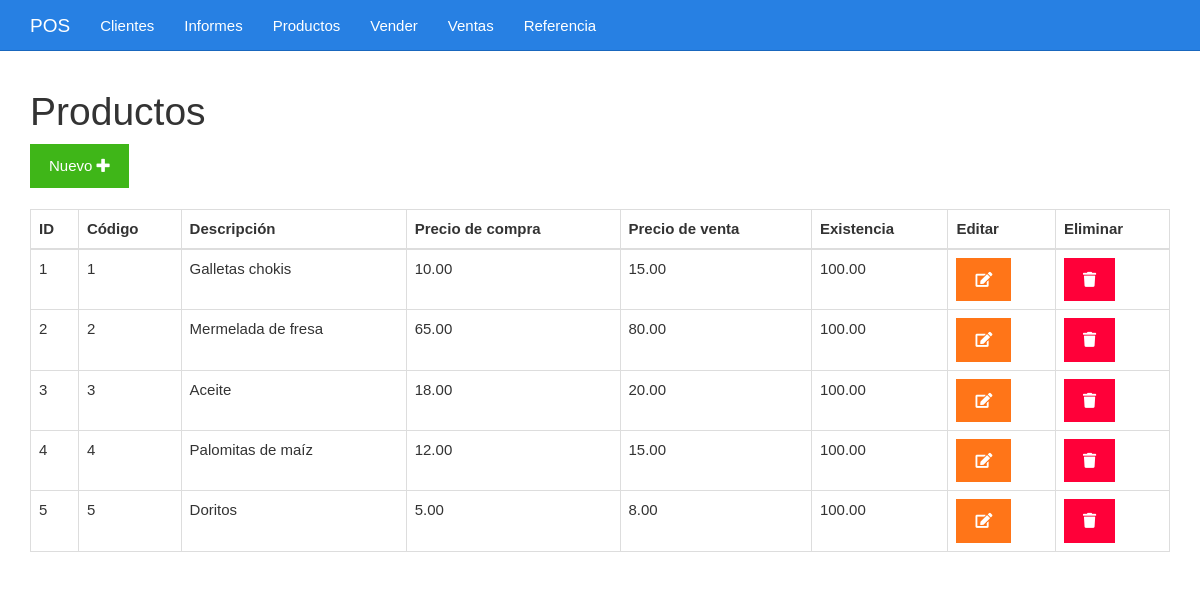
/index.php?c=Productos, run on the app's committed database.
### tables this page shows
CREATE TABLE productos(
	id BIGINT UNSIGNED NOT NULL AUTO_INCREMENT,
	codigo VARCHAR(255) NOT NULL,
	descripcion VARCHAR(255) NOT NULL,
	precioVenta DECIMAL(5, 2) NOT NULL,
	precioCompra DECIMAL(5, 2) NOT NULL,
	existencia DECIMAL(5, 2) NOT NULL,
	PRIMARY KEY(id)
);

### controllers/Productos.php (called while the page is built, shortened)
<?php
	class ProductosController {
		public function __construct() {
			require_once "models/ProductosModel.php";
		}
		public function index() {
			$productosModel = new Productos_Model();
			$productos["Titulo"] = "Productos";
			$productos["Productos"] = $productosModel -> getProductos();
			require_once "views/productos/productos.php";
		}
	}
?>

### config/database.php (called while the page is built, shortened)
<?php
    class Conectar {
        public static function conexion() {
            $conexion = new mysqli(DB_HOST, DB_USERNAME, DB_PASSWORD, DB_NAME);
            return $conexion;
        }
    };
?>

### models/ProductosModel.php (called while the page is built, shortened)
<?php
    class Productos_Model {
        private $db;
        private $productos;
        public function __construct () {
            $this->db = Conectar::conexion();
            $this->productos = array();
        }
        public function getProductos () {
            $sql = "SELECT * FROM productos;";
            $resultado = $this-> db -> query($sql);
            while($row = $resultado -> fetch_assoc()) {
                $this-> productos[] = $row;
            }
            return $this->productos;
        }
    }
?>

### views/productos/productos.php (the view)
<div class="col-xs-12">
	<h1><?php echo $productos["Titulo"] ?></h1>
	<div>
		<a class="btn btn-success" href="index.php?c=Productos&a=nuevoProducto">Nuevo <i class="fa fa-plus"></i></a>
	</div>
	<br>
	<table class="table table-bordered">
		<thead>
			<tr>
				<th>ID</th>
				<th>Código</th>
				<th>Descripción</th>
				<th>Precio de compra</th>
				<th>Precio de venta</th>
				<th>Existencia</th>
				<th>Editar</th>
				<th>Eliminar</th>
			</tr>
		</thead>
		<tbody>
			<?php foreach($productos["Productos"] as $producto){ ?>
			<tr>
				<td><?php echo $producto['id'] ?></td>
				<td><?php echo $producto['codigo'] ?></td>
				<td><?php echo $producto['descripcion'] ?></td>
				<td><?php echo $producto['precioCompra'] ?></td>
				<td><?php echo $producto['precioVenta'] ?></td>
				<td><?php echo $producto['existencia'] ?></td>
				<td><a class="btn btn-warning" href="<?php echo "index.php?c=Productos&a=modificarProducto&id=" . $producto['id']?>"><i class="fa fa-edit"></i></a></td>
				<td><a class="btn btn-danger" href="<?php echo "index.php?c=Productos&a=eliminarProducto&id=" . $producto['id']?>"><i class="fa fa-trash"></i></a></td>
			</tr>
			<?php } ?>
		</tbody>
	</table>
</div>

### css/estilo.css (style rules this page uses)
body { padding-top: 70px; }

### data on the page
productos: id "1", codigo "1", descripcion "Galletas chokis", precioCompra "10.00", precioVenta "15.00", existencia "100.00"
productos: id "2", codigo "2", descripcion "Mermelada de fresa", precioCompra "65.00", precioVenta "80.00", existencia "100.00"
productos: id "3", codigo "3", descripcion "Aceite", precioCompra "18.00", precioVenta "20.00", existencia "100.00"
productos: id "4", codigo "4", descripcion "Palomitas de maíz", precioCompra "12.00", precioVenta "15.00", existencia "100.00"
productos: id "5", codigo "5", descripcion "Doritos", precioCompra "5.00", precioVenta "8.00", existencia "100.00"

### other printed values
$productos["Titulo"] "Productos"
